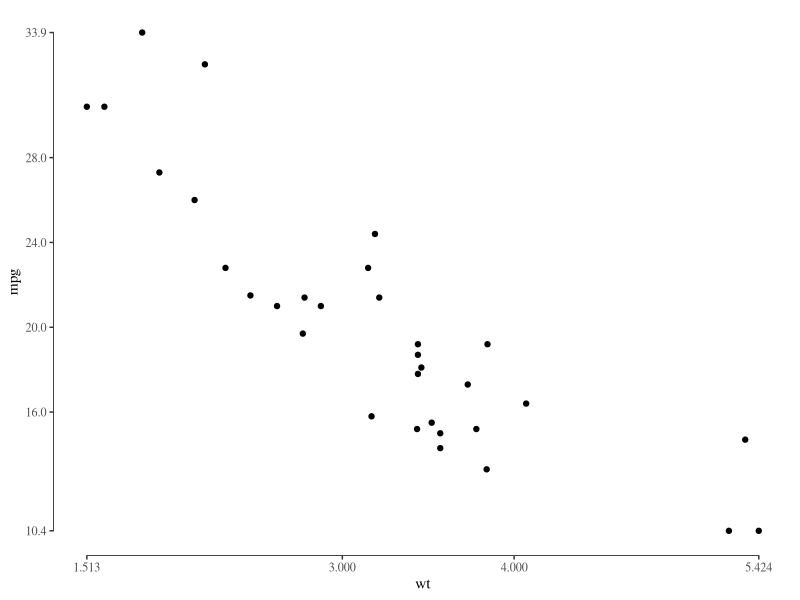
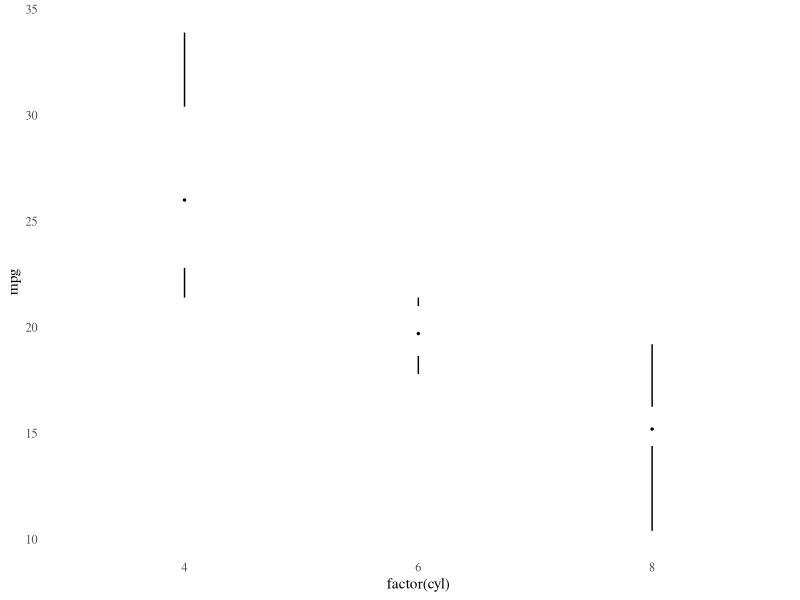
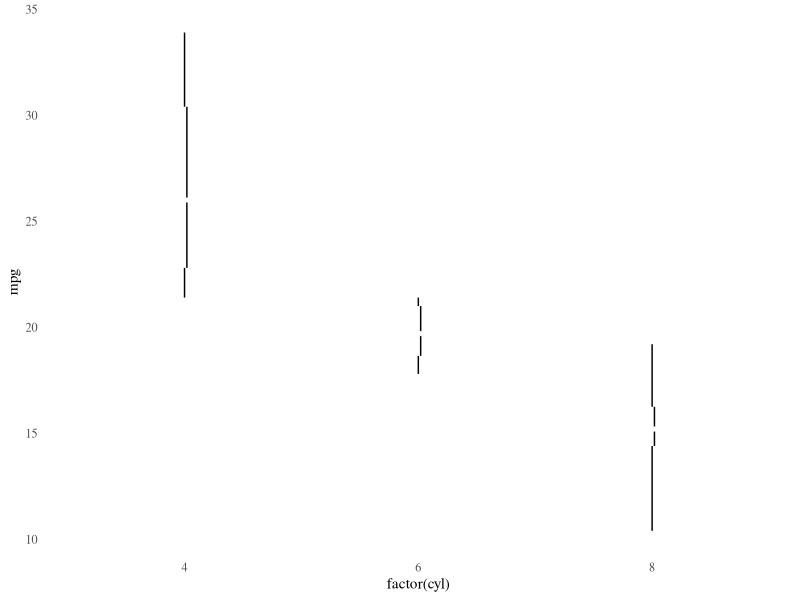
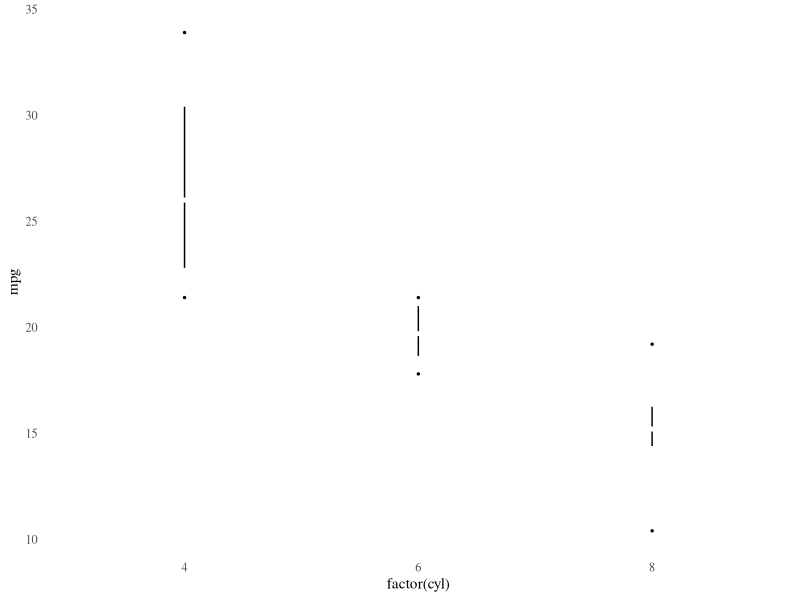
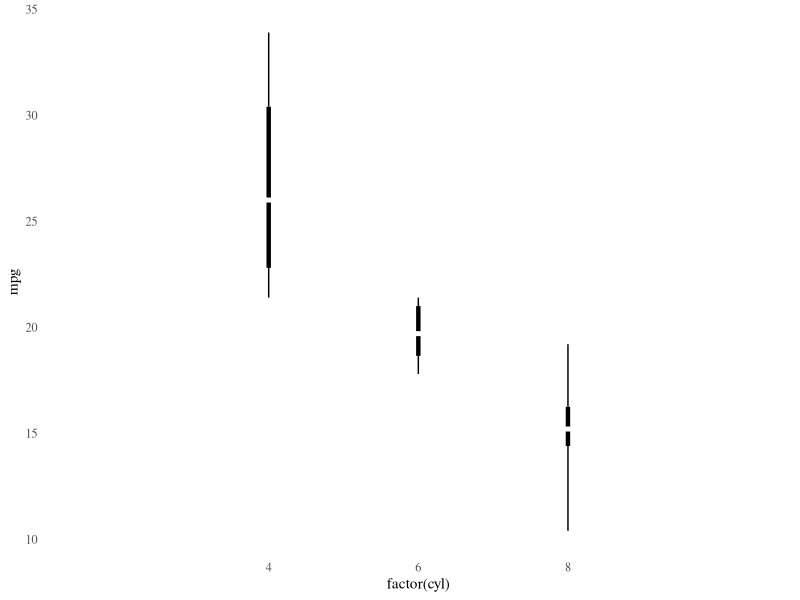
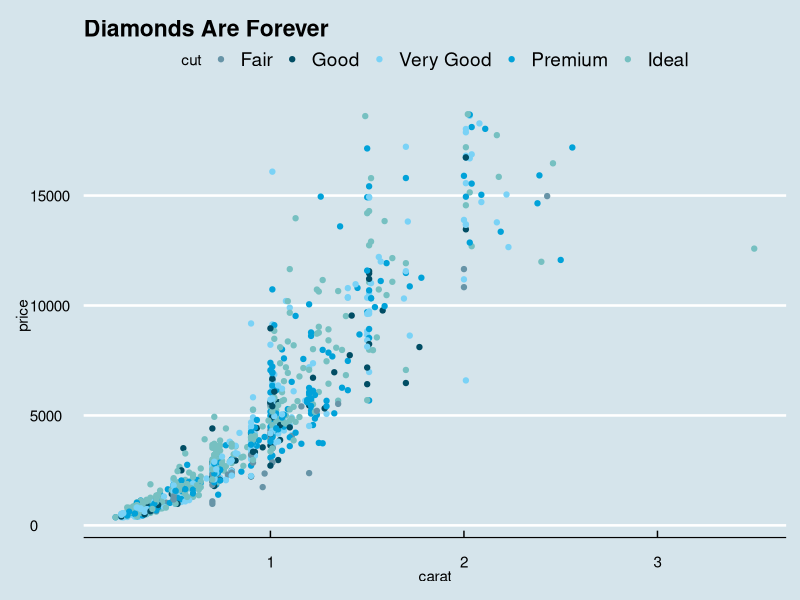
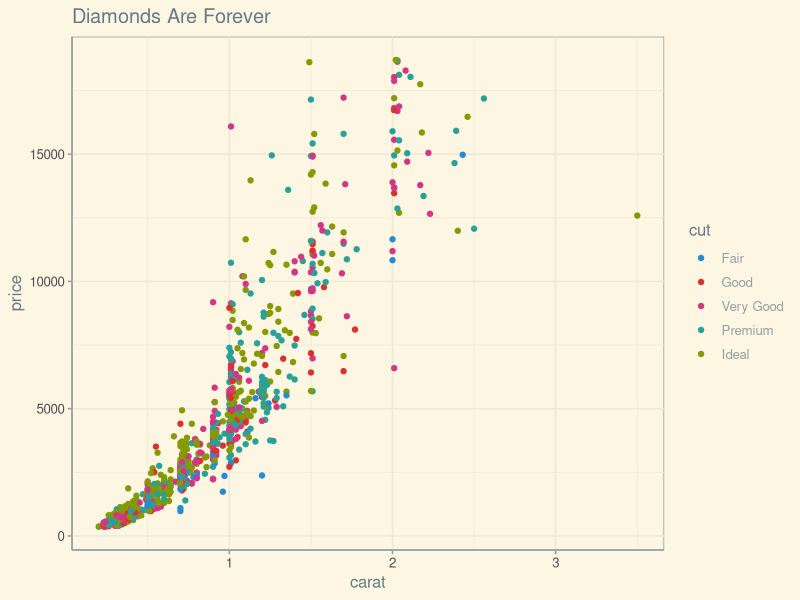
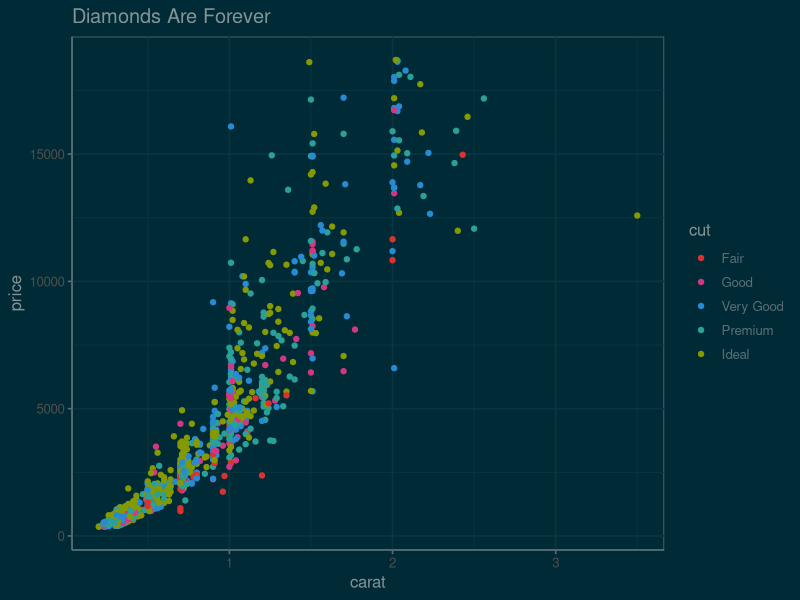

The R script that drew these images, in order: (Note: this script raises an error after producing the figures.)
## ---- chunk 1
library("ggplot2")
library("ggthemes")
dsamp <- diamonds[sample(nrow(diamonds), 1000), ]
diamond_plot <- 
  ggplot(dsamp, aes(x = carat, y = price, colour=cut)) +
  geom_point() +
  ggtitle("Diamonds Are Forever")
## ---- chunk 2
ggplot(mtcars, aes(x = wt, y = mpg)) +
  geom_point() +
  geom_rangeframe() +
  theme_tufte() + 
  scale_x_continuous(breaks = extended_range_breaks()(mtcars$wt)) +
  scale_y_continuous(breaks = extended_range_breaks()(mtcars$mpg))
## ---- chunk 3
ggplot(mtcars, aes(factor(cyl), mpg))  +
 theme_tufte(ticks=FALSE) +
 geom_tufteboxplot()

## ---- chunk 4
(ggplot(mtcars, aes(factor(cyl), mpg)) 
 + theme_tufte(ticks=FALSE)
 + geom_tufteboxplot(median.type = "line")
)
## ---- chunk 5
(ggplot(mtcars, aes(factor(cyl), mpg)) 
 + theme_tufte(ticks=FALSE)
 + geom_tufteboxplot(median.type = "line", whisker.type = 'point', hoffset = 0)
)
## ---- chunk 6
(ggplot(mtcars, aes(factor(cyl), mpg)) 
 + theme_tufte(ticks=FALSE)
 + geom_tufteboxplot(median.type = "line", whisker.type = 'line', hoffset = 0,
                     width = 3)
)
## ---- chunk 7
diamond_plot +
  theme_economist() +
  scale_colour_economist() 
## ---- chunk 8
diamond_plot +
  theme_solarized() +
  scale_colour_solarized("blue")
## ---- chunk 9
diamond_plot +
  theme_solarized(light = FALSE) +
  scale_colour_solarized("red")

## ---- chunk 10
diamond_plot +
  theme_solarized_2(light = FALSE) +
  scale_colour_solarized("blue")

## ---- chunk 11
ggplot(dsamp, aes(x = carat, y = price, colour = cut)) +
  geom_point() +
  theme_stata() +
  scale_colour_stata() +
  ggtitle("Plot Title")
                             
## ---- chunk 12
ggplot(dsamp, aes(x = carat, y = price, colour = cut)) +
  geom_point() +
  theme_excel() +
  scale_colour_excel()

## ---- chunk 13
ggplot(diamonds, aes(x = clarity, fill = cut)) +
  geom_bar() +
  scale_fill_excel() +
  theme_excel()
## ---- chunk 14
ggplot(dsamp, aes(x = carat, y = price, colour=cut)) +
  geom_point() +
  theme_igray()

## ---- chunk 15
ggplot(subset(mtcars, cyl != 5),
       aes(x = hp, y = mpg, colour = factor(cyl))) +
  geom_point() +
  geom_smooth(method = "lm", se = FALSE) +
  scale_color_fivethirtyeight("cyl") +
  theme_fivethirtyeight()

## ---- chunk 16
ggplot(dsamp, aes(x = carat, y = price, colour=cut)) +
  geom_point() +
  theme_igray() +
  scale_colour_tableau()

## ---- chunk 17
ggplot(dsamp, aes(x = carat, y = price, colour=cut)) +
  geom_point() +
  theme_igray() +
  scale_colour_tableau("colorblind10")

## ---- chunk 18
ggplot(dsamp, aes(x = carat, y = price, colour=cut)) +
  geom_point() +
  theme_few() +
  scale_colour_few()

## ---- chunk 19
ggplot(dsamp, aes(x = carat, y = price, colour=cut)) +
  geom_point() +
  theme_wsj() +
  scale_colour_wsj("colors6", "") +
  ggtitle("Diamond Prices")

## ---- chunk 20
ggplot(dsamp, aes(x = carat, y = price, colour = clarity)) +
  geom_point() +
  theme_gdocs() +
  ggtitle("Diamonds") +
  scale_color_gdocs()
## ---- chunk 21
ggplot(dsamp, aes(x = carat, y = price, colour=clarity)) +
  geom_point() +
  theme_calc() +
  ggtitle("Diamonds") +
  scale_color_calc()
 
## ---- chunk 22
ggplot(dsamp, aes(x = carat, y = price, colour = clarity)) +
  geom_point() +
  theme_pander() +
  scale_colour_pander()
 
## ---- chunk 23
ggplot(dsamp, aes(x = clarity, fill = cut)) +
  geom_bar() +
  theme_pander() +
  scale_fill_pander()
  
## ---- chunk 24
(qplot(carat, price, data = dsamp, colour = cut)
 + theme_hc()
 + scale_colour_hc()
 + ggtitle("Diamonds Are Forever"))
## ---- chunk 25
(qplot(carat, price, data = dsamp, colour = cut)
 + theme_hc(bgcolor = "darkunica")
 + scale_colour_hc("darkunica")
 + ggtitle("Diamonds Are Forever"))
## ---- chunk 26
dtemp <- data.frame(months = factor(rep(substr(month.name,1,3), 4), levels = substr(month.name,1,3)),
                    city = rep(c("Tokyo", "New York", "Berlin", "London"), each = 12),
                    temp = c(7.0, 6.9, 9.5, 14.5, 18.2, 21.5, 25.2, 26.5, 23.3, 18.3, 13.9, 9.6,
                             -0.2, 0.8, 5.7, 11.3, 17.0, 22.0, 24.8, 24.1, 20.1, 14.1, 8.6, 2.5,
                             -0.9, 0.6, 3.5, 8.4, 13.5, 17.0, 18.6, 17.9, 14.3, 9.0, 3.9, 1.0,
                             3.9, 4.2, 5.7, 8.5, 11.9, 15.2, 17.0, 16.6, 14.2, 10.3, 6.6, 4.8))
## ---- chunk 27
ggplot(dtemp, aes(x = months, y = temp, group = city, color = city)) +
  geom_line() +
  geom_point(size = 1.1) + 
  ggtitle("Monthly Average Temperature") +
  theme_hc() +
  scale_colour_hc()
## ---- chunk 28
ggplot(dtemp, aes(x = months, y = temp, group = city, color = city)) +
  geom_line() + 
  geom_point(size = 1.1) + 
  ggtitle("Monthly Average Temperature") +
  theme_hc(bgcolor = "darkunica") +
  scale_fill_hc("darkunica")
## ---- chunk 29
library("maps")
us <- fortify(map_data("state"), region = "region")
ggplot() +
  geom_map(data  =  us, map = us,
           aes(x = long, y = lat, map_id = region, group = group),
           fill = "white", color = "black", size = 0.25) +
  coord_map("albers", lat0 = 39, lat1 = 45) +
  theme_map()
